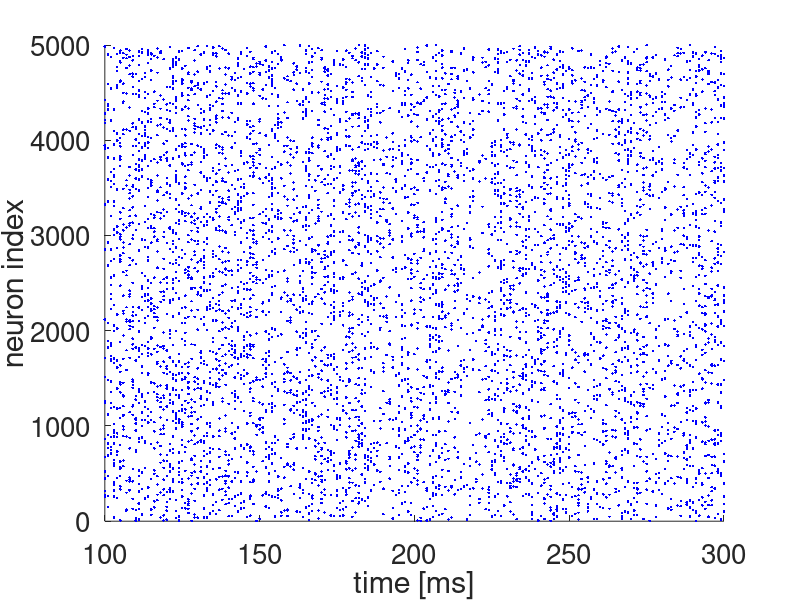
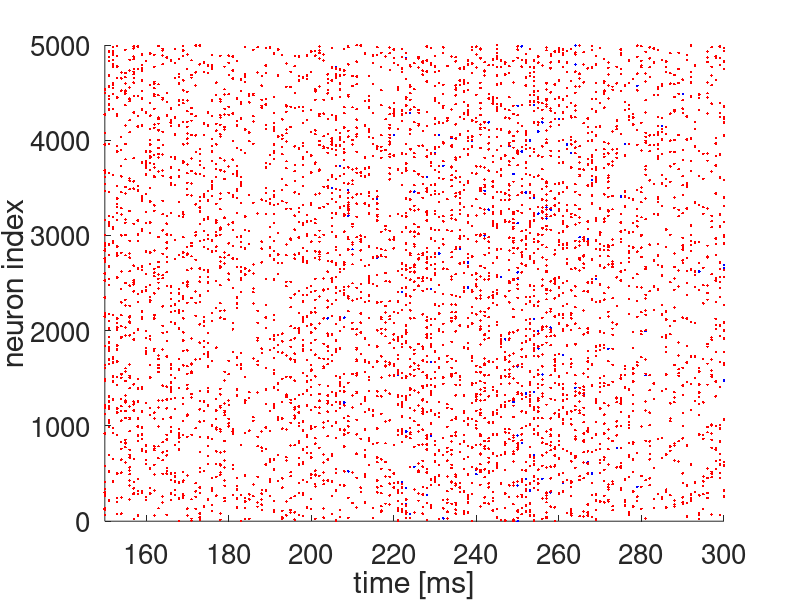
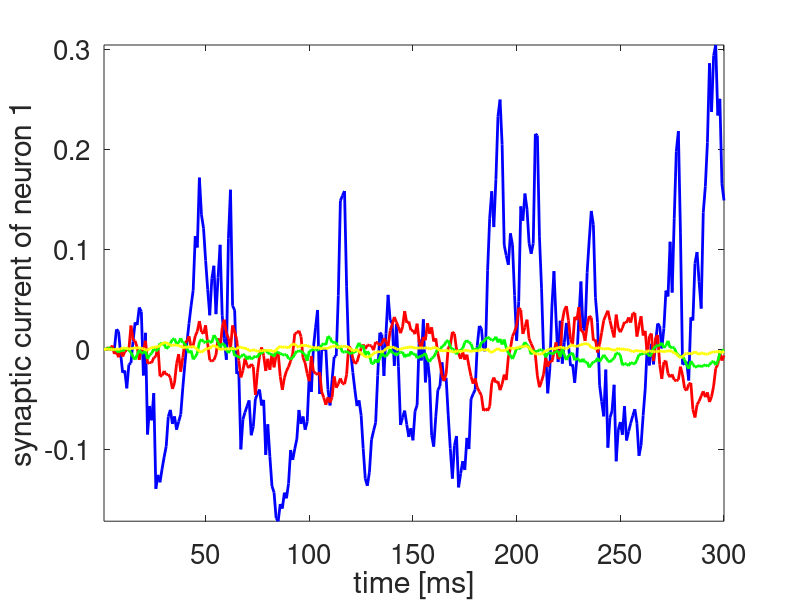
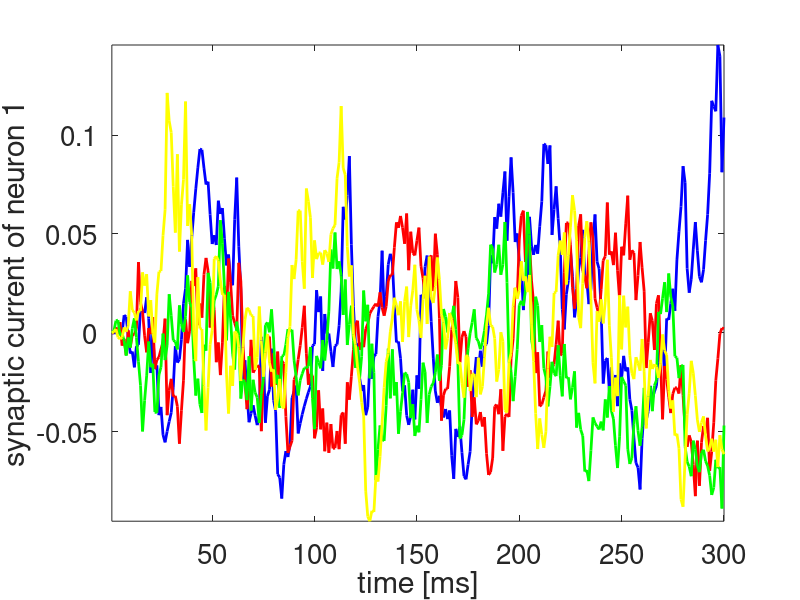

Write MATLAB code to recreate these figures, in order.
%% Spiking Network:

% Defining network model parameters
vt = 1;                     % Spiking threshold
tau_m = 10;                 % Membrane time constant [ms]
g_m = 1;                    % Neuron conductance
Nsig = 0.25;                % Variance amplitude of current
Nmean = 0.75;               % Mean current to neurons
tau_I = 10;                 % Time constant to filter the synaptic inputs
N = 5000;                   % Number of neurons in total
NE = 0.5*N;                 % Number of excitatory neurons
NI = 0.5*N;                 % Number of inhibitory neurons
dt = 1;                     % Simulation time bin [ms]
T = 300/dt;                 % Simulation length 
W = 2/sqrt(N); % W = 100/N; % Connectivity strength

% Initialization
rng(100);
v = rand(N,1)*vt;           % membrane potential
vv = zeros(N,1);            % variable that notes if v crosses the threshold
Iback = zeros(N,1);         % building up the external current
SP = 0;                     % recording spike times
Ichem = zeros(N,1);         % current coming from synaptic inputs
Iext = zeros(N,1);          % external current
raster = [];                % save spike times for plotting
syaptic_current = zeros(1,T);

% Loop over the time
for t = 1:T
    Iback = Iback + dt/tau_I*(-Iback +randn(N,1));          % generate a colored noise for the current
    Iext = Iback/sqrt(1/(2*(tau_I/dt)))*Nsig+Nmean;         % rescaling the noise current to have the correct mean and variance

    Ichem(1:NE) = Ichem(1:NE) + dt/tau_I*(-Ichem(1:NE) + W*(sum(vv(1:NE))-vv(1:NE))-W*(sum(vv(NE+1:end)))); % current to excitatory neurons coming from the synaptic inputs
    Ichem(NE+1:end) = Ichem(NE+1:end) + dt/tau_I*(-Ichem(NE+1:end) -W*(sum(vv(NE+1:end))-vv(NE+1:end))+W*(sum(vv(1:NE)))); % current to inhibitory neurons coming from the synaptic inputs
    Itot = Iext+Ichem;
    %%%%%%%%%%% To insert integrate-and-fire model here  %%%%%%%%%%%%%
    v = v + dt/tau_m*(-v + Itot/g_m);
    %%%%%%%%%%%%%%%%%%%%%%%%%%%%%%%%%%%%%%%%%%%%%%%%%%%%%%%%%%%%%%%%%%%   
    
    % if t == 200
    %     v(1000) = vt;
    % end
    
    % synaptic_current(t) = Ichem(1);
    
    vv = (v>=vt);                                       % spike if voltage crosses the threshold    
    v = (1-vv).*v;                                      % reset after spike
    SP = find(vv);                                      % find the spike times
    raster=[raster;t*ones(length(SP),1),SP];            % save spike times for plotting
end

h = figure; hold on;
plot(raster(:,1)*dt, raster(:,2),'.b')
xlim([100 300])
xlabel('time [ms]','fontsize',20)
ylabel('neuron index','fontsize',20)
set(gca,'fontsize',20);
set(gca,'YDir','normal')

load('raster_1.mat');
load('raster_2.mat');
h = figure; hold on;
plot(raster_1(:,1)*dt, raster_1(:,2),'.b')
hold on;
plot(raster_2(:,1)*dt, raster_2(:,2),'.r')
xlim([150 300])
xlabel('time [ms]','fontsize',20)
ylabel('neuron index','fontsize',20)
set(gca,'fontsize',20);
set(gca,'YDir','normal')

load('synaptic_current_wc_500.mat');
load('synaptic_current_wc_5000.mat');
load('synaptic_current_wc_50000.mat');
load('synaptic_current_wc_500000.mat');
figure;
plot(synaptic_current_500,'b','LineWidth',2);
hold on;
plot(synaptic_current_5000,'r','LineWidth',2);
hold on;
plot(synaptic_current_50000,'g','LineWidth',2);
hold on;
plot(synaptic_current_500000,'y','LineWidth',2);
axis tight;
xlabel('time [ms]','fontsize',20)
ylabel('synaptic current of neuron 1','fontsize',20)
set(gca,'fontsize',20);
set(gca,'YDir','normal')

load('synaptic_current_sc_500.mat');
load('synaptic_current_sc_5000.mat');
load('synaptic_current_sc_50000.mat');
load('synaptic_current_sc_500000.mat');
figure;
plot(synaptic_current_500,'b','LineWidth',2);
hold on;
plot(synaptic_current_5000,'r','LineWidth',2);
hold on;
plot(synaptic_current_50000,'g','LineWidth',2);
hold on;
plot(synaptic_current_500000,'y','LineWidth',2);
axis tight;
xlabel('time [ms]','fontsize',20)
ylabel('synaptic current of neuron 1','fontsize',20)
set(gca,'fontsize',20);
set(gca,'YDir','normal')